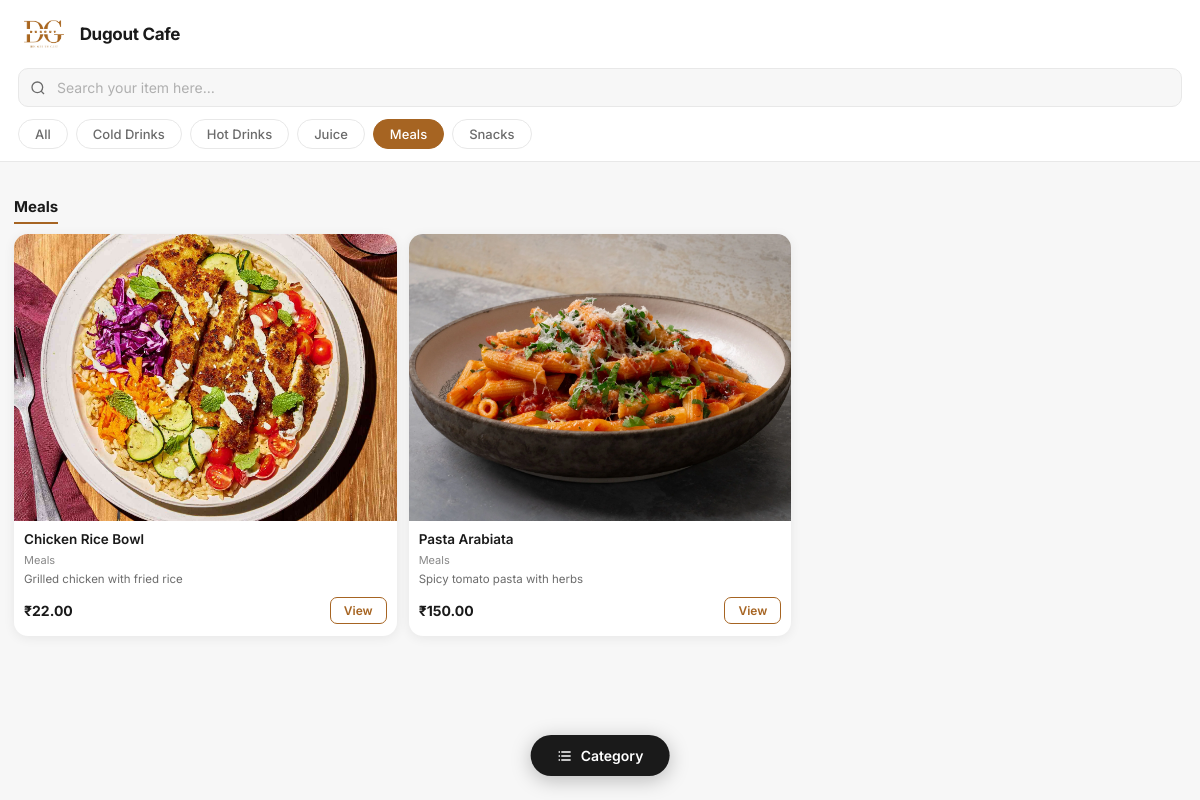
The app's page /?category=4 with its own data.
### menu/models.py (models this page shows, shortened)
class Category(models.Model):
    name = models.CharField(max_length=100)
    order = models.PositiveIntegerField(default=0, help_text="Display order (lower = first)")
    class Meta:
        verbose_name_plural = "Categories"
        ordering = ['order', 'name']

class MenuItem(models.Model):
    category = models.ForeignKey(Category,on_delete=models.CASCADE,related_name='items')
    name = models.CharField(max_length=200)
    description = models.TextField(blank=True)
    price = models.DecimalField(max_digits=8, decimal_places=2)
    image = models.ImageField(upload_to='menu_images/', blank=True, null=True)
    is_veg = models.BooleanField(default=False, verbose_name="Vegetarian")
    is_available = models.BooleanField(default=True, verbose_name="Available")
    is_featured = models.BooleanField(default=False, verbose_name="Featured / Bestseller")
    created_at = models.DateTimeField(auto_now_add=True)
    class Meta:
        ordering = ['name']

### menu/views.py (the view)
# urls.py: path('', views.menu_view, name='menu'),
def menu_view(request):
    search_query = request.GET.get('q', '').strip()
    category_id = request.GET.get('category', '')
    categories = Category.objects.all()
    items = MenuItem.objects.select_related('category').order_by('category__name', 'name')
    if search_query:
        items = items.filter(name__icontains=search_query) | items.filter(description__icontains=search_query)
        items = items.order_by('category__name', 'name')
    if category_id:
        items = items.filter(category__id=category_id)
    context = {
        'categories': categories,
        'items': items,
        'search_query': search_query,
        'active_category': category_id,
    }
    return render(request, 'menu/menu.html', context)

### templates/menu/menu.html (shortened to what this page needs)
<!DOCTYPE html>
{% load static %}
<html lang="en">
<head>
</head>
<body>
    <header class="header">
        <div class="brand-row">
            <img src="{% static 'image/logo-dugout.jpg' %}" height="40px; width=40px">
            <div>
                <div class="brand-name">Dugout Cafe</div>
            </div>
        </div>
        <form method="get" action="" id="search-form" class="search-wrap">
            <input type="search" id="search-input" name="q" placeholder="Search your item here…"
                value="{{ search_query }}" autocomplete="off" />
        </form>
        <div class="cat-bar">
            <a href="?{% if search_query %}q={{ search_query }}{% endif %}"
                class="cat-pill {% if not active_category %}active{% endif %}">All</a>
            {% for cat in categories %}
            <a href="?{% if search_query %}q={{ search_query }}&{% endif %}category={{ cat.id }}"
                class="cat-pill {% if active_category == cat.id|stringformat:'s' %}active{% endif %}">
                {{ cat.name }}
            </a>
            {% endfor %}
        </div>
    </header>
    <main class="main">
        {% if items %}
        {% if active_category %}
        {% for cat in categories %}
        {% if cat.id|stringformat:'s' == active_category %}
        <div class="section-heading">{{ cat.name }}</div>
        {% endif %}
        {% endfor %}
        <div class="item-grid">
            {% for item in items %}
            <div class="item-card" onclick="openModal(
                        '{{ item.name|escapejs }}',
                        '{{ item.category.name|escapejs }}',
                        '{{ item.description|escapejs }}',
                        '{{ item.price }}',
                        '{% if item.image %}{{ item.image.url }}{% endif %}'
                    )">
                {% if item.image %}
                <img class="item-img" src="{{ item.image.url }}" alt="{{ item.name }}" loading="lazy" />
                {% else %}
                <div class="img-placeholder">☕</div>
                {% endif %}
                <div class="item-body">
                    <div class="item-name">{{ item.name }}</div>
                    <div class="item-cat-label">{{ item.category.name }}</div>
                    {% if item.description %}
                    <div class="item-desc">{{ item.description }}</div>
                    {% endif %}
                    <div class="item-footer">
                        <div class="item-price">₹{{ item.price }}</div>
                        <button class="btn-view">View</button>
                    </div>
                </div>
            </div>
            {% endfor %}
        </div>
        {% endif %}
        {% else %}
        <div class="empty-state">
            <div class="emoji">🔍</div>
            <p>No items found</p>
            <small>Try a different search or category</small>
        </div>
        {% endif %}
    </main>
    <button class="fab-cat" id="fab-cat-btn" onclick="openCatDrawer()">
        <svg width="16" height="16" fill="currentColor" viewBox="0 0 24 24">
            <path d="M3 5h2v2H3V5zm4 0h14v2H7V5zM3 11h2v2H3v-2zm4 0h14v2H7v-2zM3 17h2v2H3v-2zm4 0h14v2H7v-2z" />
        </svg>
        Category
    </button>
</body>
</html>

### templates/menu/menu.html (style rules this page uses)
*, *::before, *::after { box-sizing: border-box; margin: 0; padding: 0; }
:root { --bg: #f7f7f7; --surface: #ffffff; --border: #e8e8e8; --primary: #a66422; --primary-light: #fdf0ef; --text-main: #1a1a1a; --text-sub: #6b6b6b; --text-cat: #888888; --card-radius: 14px; --tag-veg: #27ae60; --tag-nonveg: #a66422; --shadow: 0 2px 12px rgba(0, 0, 0, 0.07); }
body { font-family: 'Inter', sans-serif; background: var(--bg); color: var(--text-main); min-height: 100vh; }
.header { background: var(--surface); padding: 14px 18px 0; position: sticky; top: 0; z-index: 100; box-shadow: 0 1px 0 var(--border); }
.brand-row { display: flex; align-items: center; gap: 10px; margin-bottom: 14px; }
.brand-name { font-size: 17px; font-weight: 700; letter-spacing: -0.3px; }
.search-wrap { position: relative; margin-bottom: 12px; }
#search-input { width: 100%; padding: 10px 12px 10px 38px; border: 1.5px solid var(--border); border-radius: 10px; font-size: 14px; font-family: 'Inter', sans-serif; background: var(--bg); color: var(--text-main); outline: none; transition: border-color 0.2s; }
#search-input::placeholder { color: #b0b0b0; }
.cat-bar { display: flex; gap: 8px; overflow-x: auto; padding-bottom: 12px; scrollbar-width: none; }
.cat-pill { flex-shrink: 0; padding: 6px 16px; border-radius: 20px; font-size: 13px; font-weight: 500; cursor: pointer; border: 1.5px solid var(--border); background: var(--surface); color: var(--text-sub); transition: all 0.18s ease; white-space: nowrap; text-decoration: none; }
.cat-pill:hover, .cat-pill.active { background: var(--primary); border-color: var(--primary); color: #fff; }
.main { padding: 16px 14px 80px; }
.section-heading { font-size: 15px; font-weight: 700; color: var(--text-main); margin: 20px 0 10px; padding-bottom: 6px; border-bottom: 2px solid var(--primary); display: inline-block; }
.item-grid { display: grid; grid-template-columns: 1fr 1fr; gap: 12px; }
.item-card { background: var(--surface); border-radius: var(--card-radius); overflow: hidden; box-shadow: var(--shadow); display: flex; flex-direction: column; transition: transform 0.2s ease, box-shadow 0.2s ease; }
.item-img { width: 100%; aspect-ratio: 4/3; object-fit: cover; display: block; }
.item-body { padding: 10px 10px 12px; display: flex; flex-direction: column; gap: 4px; flex: 1; }
.item-name { font-size: 13.5px; font-weight: 600; line-height: 1.3; color: var(--text-main); }
.item-cat-label { font-size: 11px; color: var(--text-cat); }
.item-desc { font-size: 11.5px; color: var(--text-sub); line-height: 1.4; display: -webkit-box; -webkit-line-clamp: 2; -webkit-box-orient: vertical; overflow: hidden; }
.item-footer { display: flex; align-items: center; justify-content: space-between; margin-top: 6px; }
.item-price { font-size: 14px; font-weight: 700; color: var(--text-main); }
.btn-view { padding: 5px 13px; background: var(--surface); border: 1.5px solid var(--primary); color: var(--primary); border-radius: 7px; font-size: 12px; font-weight: 600; cursor: pointer; font-family: 'Inter', sans-serif; transition: all 0.18s ease; }
.fab-cat { position: fixed; bottom: 24px; left: 50%; transform: translateX(-50%); background: var(--text-main); color: #fff; border: none; border-radius: 30px; padding: 12px 26px; font-size: 14px; font-weight: 600; font-family: 'Inter', sans-serif; cursor: pointer; display: flex; align-items: center; gap: 8px; box-shadow: 0 4px 20px rgba(0, 0, 0, 0.25); z-index: 150; transition: transform 0.2s ease; }
@media (min-width: 500px) { .item-grid { grid-template-columns: repeat(3, 1fr); } }

### records on screen
Category: name "Cold Drinks"
Category: name "Hot Drinks"
Category: name "Juice"
Category: name "Meals"
Category: name "Snacks"
MenuItem: image (picture), name "Chicken Rice Bowl", category.name "Meals", description "Grilled chicken with fried rice", price "22.00"
MenuItem: image (picture), name "Pasta Arabiata", category.name "Meals", description "Spicy tomato pasta with herbs", price "150.00"
